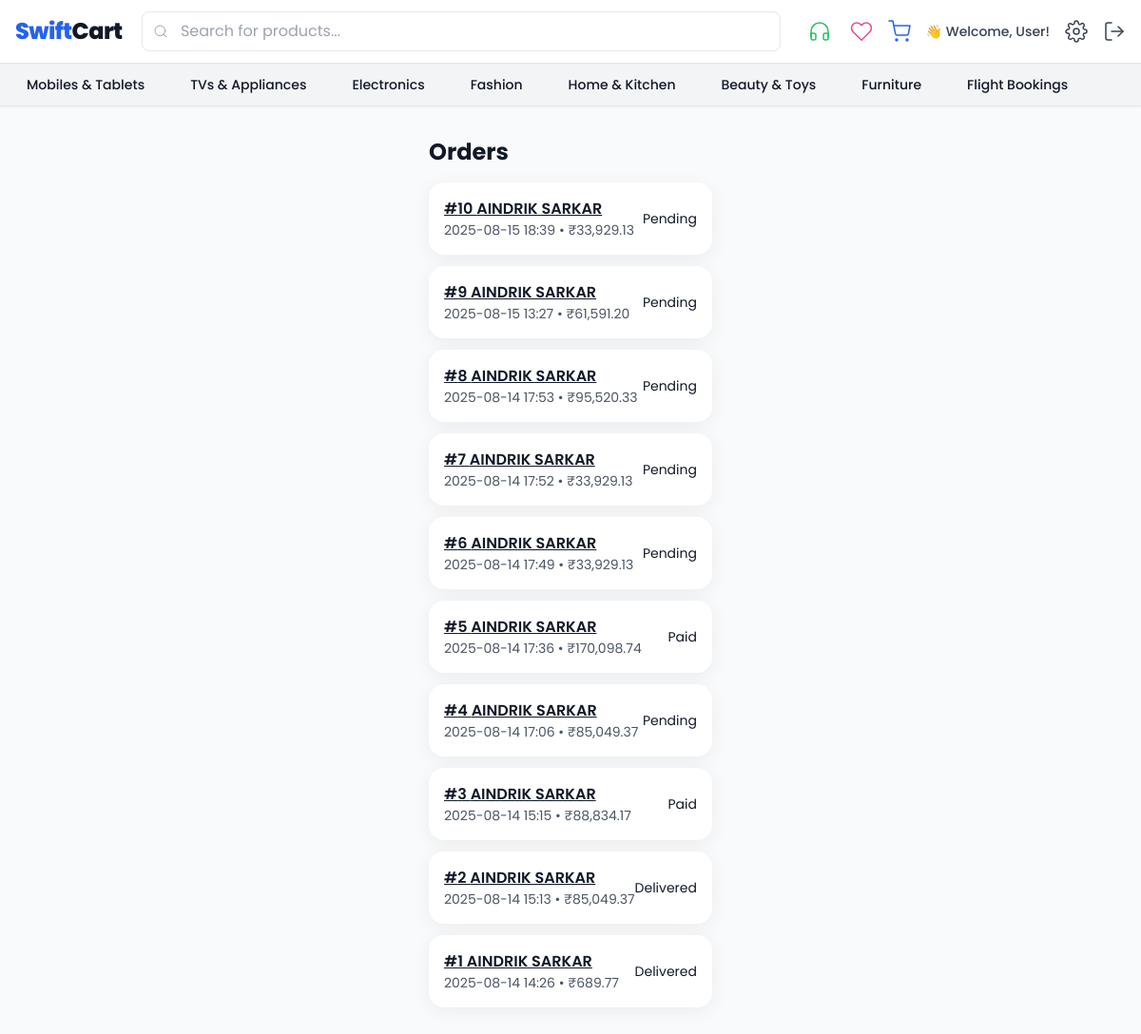
Page /admin/orders (signed in) on the committed database.
### mercado/models.py (models this page shows, shortened)
class User(UserMixin, db.Model):
    id = db.Column(db.Integer, primary_key=True)
    name = db.Column(db.String(50), nullable=False)
    email = db.Column(db.String(255), unique=True, nullable=False)
    password_hash = db.Column(db.String(255), nullable=False)
    is_admin = db.Column(db.Boolean, default=False)
    created_at = db.Column(db.DateTime, default=datetime.utcnow)

class Order(db.Model):
    id = db.Column(db.Integer, primary_key=True)
    user_id = db.Column(db.Integer, db.ForeignKey("user.id"), nullable=True)
    customer_name = db.Column(db.String(120), nullable=False)
    customer_email = db.Column(db.String(180), nullable=False)
    customer_phone = db.Column(db.String(30), nullable=True)
    address_line1 = db.Column(db.String(180), nullable=False)
    address_line2 = db.Column(db.String(180), nullable=True)
    city = db.Column(db.String(100), nullable=False)
    state = db.Column(db.String(100), nullable=False)
    pincode = db.Column(db.String(20), nullable=False)
    status = db.Column(db.String(20), default="Pending")
    created_at = db.Column(db.DateTime, default=datetime.utcnow)
    razorpay_order_id = db.Column(db.String(200))
    razorpay_payment_id = db.Column(db.String(200))
    total_amount = db.Column(db.Float, default=0.0)
    items = db.relationship(
        "OrderItem", backref="order", lazy=True, cascade="all, delete-orphan"
    )

### mercado/blueprints/admin/routes.py (the view)
@admin_bp.route("/orders")
@login_required
@admin_required
def orders():
    orders = Order.query.order_by(Order.created_at.desc()).all()
    return render_template("admin/orders.html", orders=orders)

### mercado/__init__.py (called while the page is built)
def create_app(config_object=Dev):
    app = Flask(__name__, instance_relative_config=True)
    app.config.from_object(config_object)
    db.init_app(app)
    migrate.init_app(app, db)
    login_manager.init_app(app)
    @login_manager.user_loader
    def load_user(uid):
        return User.query.get(int(uid))
    login_manager.login_view = "auth.login"
    app.register_blueprint(auth_bp)
    app.register_blueprint(shop_bp)
    app.register_blueprint(admin_bp, url_prefix="/admin")
    @app.context_processor
    def inject_categories():
        names = app.config.get("CATEGORIES", [])
        cats = [{"id": i + 1, "name": name} for i, name in enumerate(names)]
        return {"categories": cats}
    return app

### mercado/blueprints/admin/routes.py (called while the page is built)
def admin_required(fn):
    from functools import wraps
    @wraps(fn)
    def wrapper(*a, **k):
        if not current_user.is_authenticated or not getattr(current_user, "is_admin", False):
            flash("Admin access required.", "warning")
            return redirect(url_for("auth.login"))
        return fn(*a, **k)
    return wrapper

### mercado/blueprints/shop/routes.py (called while the page is built)
@shop_bp.app_template_filter('inr')
def inr(amount):
    return f"₹{amount:,.2f}"

### mercado/templates/admin/orders.html
{% extends 'base.html' %}{% block content %}
<h1 class="text-2xl font-bold mb-4">Orders</h1>
<div class="space-y-3">
{% for o in orders %}
  <div class="card flex justify-between items-center">
    <div>
      <a class="underline font-semibold" href="{{ url_for('admin.order_detail', oid=o.id) }}">#{{o.id}} {{ o.customer_name }}</a>
      <div class="text-sm text-gray-600">{{ o.created_at.strftime('%Y-%m-%d %H:%M') }} • {{ o.total_amount|inr }}</div>
    </div>
    <div class="text-sm">{{ o.status }}</div>
  </div>
{% else %}<p>No orders yet.</p>{% endfor %}
</div>
{% endblock %}

### mercado/templates/base.html (shortened to what this page needs)
<!doctype html>
<html>
<head>
<script src="https://cdn.tailwindcss.com"></script>
<link rel="stylesheet" href="https://cdnjs.cloudflare.com/ajax/libs/font-awesome/6.5.0/css/all.min.css">
</head>
<body class="bg-gray-50 text-gray-900 flex flex-col min-h-screen">
<header class="bg-white border-b sticky top-0 z-40 shadow-sm">
  <div class="max-w-7xl mx-auto px-4 py-3 flex items-center gap-4">
    <a href="{{ url_for('shop.home') }}" class="text-2xl font-extrabold tracking-tight flex items-center">
      <span class="text-blue-600">Swift</span><span class="text-gray-900">Cart</span>
    </a>
    <div class="relative flex-1 max-w-2xl mx-auto">
      <div class="relative">
        <span class="absolute inset-y-0 left-3 flex items-center pointer-events-none text-gray-400">
        </span>
        <input id="searchInput" type="text" placeholder="Search for products..."
               class="w-full pl-10 pr-4 py-2 border rounded-lg focus:outline-none focus:ring-2 focus:ring-blue-500 transition" />
      </div>
    </div>
    <div class="flex items-center gap-4 ml-auto">
      <a href="tel:+911234567890" class="flex items-center px-1 py-2 rounded group transition transform hover:scale-110 hover:bg-green-100" title="24/7 Support">
        <i data-feather="headphones" class="w-6 h-6 text-green-500 group-hover:text-green-600 transition-colors duration-300"></i>
      </a>
      <a href="{{ url_for('shop.wishlist') }}" class="relative group icon-btn transition transform hover:scale-110 hover:text-pink-600" title="Wishlist">
        <i data-feather="heart" class="w-6 h-6 text-pink-500 group-hover:text-pink-600 transition-colors duration-300"></i>
      </a>
      <a href="{{ url_for('shop.view_cart') }}" class="relative group icon-btn transition transform hover:scale-110 hover:text-blue-700" title="Cart">
        <i data-feather="shopping-cart" class="w-6 h-6 text-blue-600 group-hover:text-blue-700 transition-colors duration-300"></i>
      </a>
      {% if current_user.is_authenticated %}
        <span class="text-gray-700 text-sm font-medium transition transform hover:scale-105 hover:text-gray-900 cursor-default">
          👋 Welcome, {{ current_user.name }}!
        </span>
      {% endif %}
      {% if current_user.is_authenticated and current_user.is_admin %}
        <a href="{{ url_for('admin.dashboard') }}" class="icon-btn group transition transform hover:scale-110" title="Admin">
          <i data-feather="settings" class="w-6 h-6 text-gray-700 group-hover:text-gray-900 transition-colors duration-300"></i>
        </a>
      {% endif %}
      {% if current_user.is_authenticated %}
        <a href="{{ url_for('auth.logout') }}" class="icon-btn group transition transform hover:scale-110" title="Logout">
          <i data-feather="log-out" class="w-6 h-6 text-gray-700 group-hover:text-red-500 transition-colors duration-300"></i>
        </a>
      {% endif %}
    </div>
  </div>
  {% if categories %}
  <nav class="bg-gray-100 border-t">
    <div class="max-w-7xl mx-auto px-4 py-2 flex items-center gap-6 overflow-x-auto text-sm font-medium">
      {% for c in categories %}
        <a href="{{ url_for('shop.category', cid=c.id) }}" class="whitespace-nowrap px-3 py-1 rounded hover:bg-blue-600 hover:text-white transition">
          {{ c.name }}
        </a>
      {% endfor %}
    </div>
  </nav>
  {% endif %}
</header>
<main class="flex-grow max-w-7xl mx-auto px-4 py-8">
  {% block content %}{% endblock %}
</main>
</body>
</html>

### mercado/templates/base.html (style rules this page uses)
body { font-family: 'Poppins', sans-serif; }
.card { border-radius:1rem; background:#fff; box-shadow:0 4px 20px rgba(0,0,0,.06); padding:1rem; }
.icon-btn { display:inline-flex; align-items:center; justify-content:center; }

### rows in the picture
User: name "User"
Order: id "10", customer_name "AINDRIK SARKAR", created_at "2025-08-15 18:39", total_amount|inr "₹33,929.13", status "Pending"
Order: id "9", customer_name "AINDRIK SARKAR", created_at "2025-08-15 13:27", total_amount|inr "₹61,591.20", status "Pending"
Order: id "8", customer_name "AINDRIK SARKAR", created_at "2025-08-14 17:53", total_amount|inr "₹95,520.33", status "Pending"
Order: id "7", customer_name "AINDRIK SARKAR", created_at "2025-08-14 17:52", total_amount|inr "₹33,929.13", status "Pending"
Order: id "6", customer_name "AINDRIK SARKAR", created_at "2025-08-14 17:49", total_amount|inr "₹33,929.13", status "Pending"
Order: id "5", customer_name "AINDRIK SARKAR", created_at "2025-08-14 17:36", total_amount|inr "₹170,098.74", status "Paid"
Order: id "4", customer_name "AINDRIK SARKAR", created_at "2025-08-14 17:06", total_amount|inr "₹85,049.37", status "Pending"
Order: id "3", customer_name "AINDRIK SARKAR", created_at "2025-08-14 15:15", total_amount|inr "₹88,834.17", status "Paid"
Order: id "2", customer_name "AINDRIK SARKAR", created_at "2025-08-14 15:13", total_amount|inr "₹85,049.37", status "Delivered"
Order: id "1", customer_name "AINDRIK SARKAR", created_at "2025-08-14 14:26", total_amount|inr "₹689.77", status "Delivered"

### other values in the picture
{{ c.name }} "Mobiles & Tablets" "TVs & Appliances" "Electronics" "Fashion" "Home & Kitchen" "Beauty & Toys" "Furniture" "Flight Bookings"
